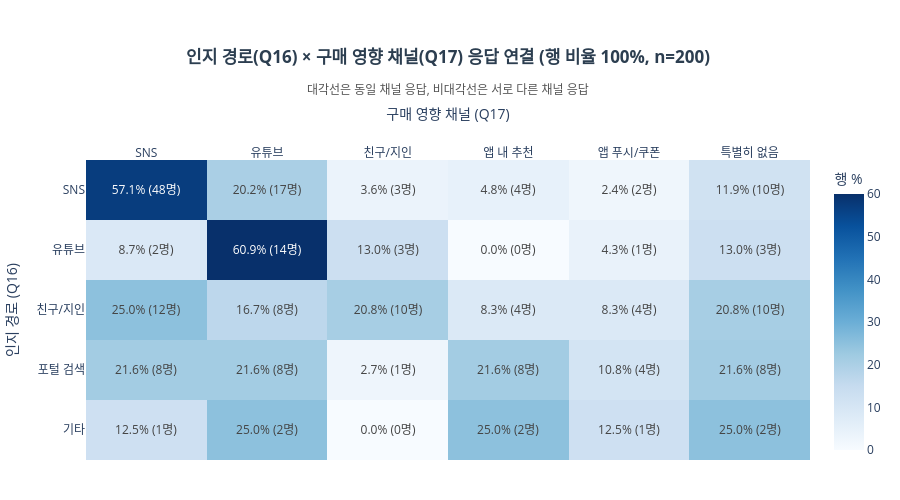

Here is the notebook cell this chart was saved with:
### Code cell
fig = go.Figure(go.Heatmap(
    z=cross_di_pct.values,
    x=INF_FULL,
    y=DISC_FULL,
    text=[[f"{pct}% ({int(n)}명)" for pct, n in zip(pct_row, n_row)]
          for pct_row, n_row in zip(cross_di_pct.values, cross_di.values)],
    texttemplate='%{text}',
    textfont=dict(size=12),
    colorscale='Blues',
    zmin=0, zmax=60,
    colorbar=dict(title='행 %'),
))

fig.update_layout(
    title=None,
    annotations=[
        dict(
            text=f'<b>인지 경로(Q16) × 구매 영향 채널(Q17) 응답 연결 (행 비율 100%, n={len(df)})</b>',
            xref='paper', yref='paper',
            x=0.5, y=1.30, 
            showarrow=False,
            xanchor='center', yanchor='bottom',
            font=dict(size=17, color='#2c3e50')
        ),
        dict(
            text='대각선은 동일 채널 응답, 비대각선은 서로 다른 채널 응답',
            xref='paper', yref='paper',
            x=0.5, y=1.20,  
            showarrow=False,
            xanchor='center', yanchor='bottom',
            font=dict(size=12, color='#555555')
        )
    ],
    xaxis=dict(
        title=dict(
            text='구매 영향 채널 (Q17)',
            standoff=20 
        ), 
        side='top'
    ),
    yaxis=dict(title='인지 경로 (Q16)', autorange='reversed'),
    plot_bgcolor='white',
    margin=dict(t=160, b=40, l=40, r=40), 
    height=500 
)

fig.show()

### Figure 1 — Plotly figure (JSON) as saved in the notebook; plotly's stock layout.template omitted (floating-point values rounded to 4 significant figures)
{"data": [{"colorbar": {"title": {"text": "행 %"}}, "colorscale": [[0, "rgb(247,251,255)"], [0.125, "rgb(222,235,247)"], [0.25, "rgb(198,219,239)"], [0.375, "rgb(158,202,225)"], [0.5, "rgb(107,174,214)"], [0.625, "rgb(66,146,198)"], [0.75, "rgb(33,113,181)"], [0.875, "rgb(8,81,156)"], [1, "rgb(8,48,107)"]], "text": [["57.1% (48명)", "20.2% (17명)", "3.6% (3명)", "4.8% (4명)", "2.4% (2명)", "11.9% (10명)"], ["8.7% (2명)", "60.9% (14명)", "13.0% (3명)", "0.0% (0명)", "4.3% (1명)", "13.0% (3명)"], ["25.0% (12명)", "16.7% (8명)", "20.8% (10명)", "8.3% (4명)", "8.3% (4명)", "20.8% (10명)"], ["21.6% (8명)", "21.6% (8명)", "2.7% (1명)", "21.6% (8명)", "10.8% (4명)", "21.6% (8명)"], ["12.5% (1명)", "25.0% (2명)", "0.0% (0명)", "25.0% (2명)", "12.5% (1명)", "25.0% (2명)"]], "textfont": {"size": 12}, "texttemplate": "%{text}", "type": "heatmap", "x": ["SNS", "유튜브", "친구/지인", "앱 내 추천", "앱 푸시/쿠폰", "특별히 없음"], "y": ["SNS", "유튜브", "친구/지인", "포털 검색", "기타"], "z": [[57.1, 20.2, 3.6, 4.8, 2.4, 11.9], [8.7, 60.9, 13.0, 0.0, 4.3, 13.0], [25.0, 16.7, 20.8, 8.3, 8.3, 20.8], [21.6, 21.6, 2.7, 21.6, 10.8, 21.6], [12.5, 25.0, 0.0, 25.0, 12.5, 25.0]], "zmax": 60, "zmin": 0}], "layout": {"annotations": [{"font": {"color": "#2c3e50", "size": 17}, "showarrow": false, "text": "<b>인지 경로(Q16) × 구매 영향 채널(Q17) 응답 연결 (행 비율 100%, n=200)</b>", "x": 0.5, "xanchor": "center", "xref": "paper", "y": 1.3, "yanchor": "bottom", "yref": "paper"}, {"font": {"color": "#555555", "size": 12}, "showarrow": false, "text": "대각선은 동일 채널 응답, 비대각선은 서로 다른 채널 응답", "x": 0.5, "xanchor": "center", "xref": "paper", "y": 1.2, "yanchor": "bottom", "yref": "paper"}], "height": 500, "margin": {"b": 40, "l": 40, "r": 40, "t": 160}, "plot_bgcolor": "white", "title": {}, "xaxis": {"side": "top", "title": {"standoff": 20, "text": "구매 영향 채널 (Q17)"}}, "yaxis": {"autorange": "reversed", "title": {"text": "인지 경로 (Q16)"}}}}
